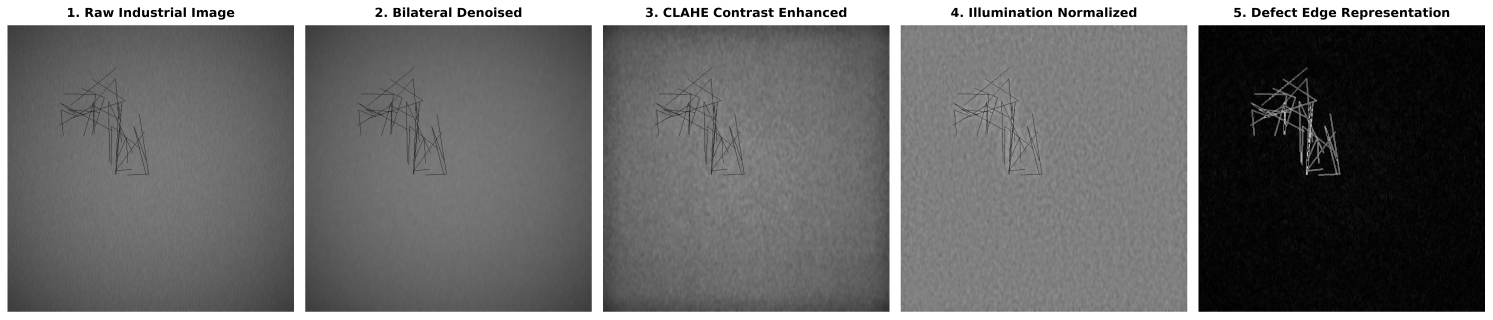
#> input picture assignment-project/results/graphs/preprocessing_pipeline_stages.png, 5970 x 1277 px (shown at 1/4 size)
$ python -i preprocess.py   (imports and definitions only)   (older library calls are emulated)
#> lines starting #> are read from the running program, lines starting #| are printed output that depends on the picture; after the words box and inside, x2 and y2 are one past the last pixel; in counts of white or black regions, pixels touching at a corner belong together
"""
Industrial Image Preprocessing & Enhancement Module
Computer Vision Defect Detection System

This module handles:
1. Illumination variation compensation (CLAHE - Contrast Limited Adaptive Histogram Equalization).
2. High-frequency sensor noise suppression (Bilateral Filtering & Gaussian Denoising).
3. Image aspect ratio preservation and spatial letterboxing.
4. Feature map extraction and edge enhancement.
5. Visual pipeline comparison for assignment documentation.
"""

import os
import cv2
import numpy as np
import matplotlib.pyplot as plt
from pathlib import Path


class IndustrialImagePreprocessor:
    """
    Standardized preprocessing pipeline tailored for industrial surface inspection.
    Addresses environmental factory factors: uneven lighting, oil film glares, sensor thermal noise.
    """

    def __init__(self, target_size=(640, 640), clip_limit=2.5, tile_grid_size=(8, 8)):
        """
        Initialize preprocessor with standard parameters.
        :param target_size: Target (width, height) for YOLO model input.
        :param clip_limit: Threshold for contrast limiting in CLAHE.
        :param tile_grid_size: Grid size for local histogram equalization.
        """
#> in generate_preprocessing_visual_report, img is the input picture: shape (1277, 5970, 3); mean B, G, R 109, 109, 109
        self.target_size = target_size
        self.clip_limit = clip_limit
        self.tile_grid_size = tile_grid_size
        self.clahe = cv2.createCLAHE(clipLimit=self.clip_limit, tileGridSize=self.tile_grid_size)

    def apply_denoising(self, image: np.ndarray, method="bilateral") -> np.ndarray:
        """
        Applies edge-preserving filtering to eliminate camera sensor grain and high-frequency noise.
        Bilateral filter is preferred because it smooths flat regions while preserving sharp defect edges.
        """
#> called with method = 'bilateral'
        if method == "bilateral":
            # d: diameter of pixel neighborhood, sigmaColor: filter sigma in color space, sigmaSpace: filter sigma in coordinate space
            if len(image.shape) == 3:
                return cv2.bilateralFilter(image, d=7, sigmaColor=75, sigmaSpace=75)
            else:
                return cv2.bilateralFilter(image, d=7, sigmaColor=75, sigmaSpace=75)
        elif method == "gaussian":
            return cv2.GaussianBlur(image, (5, 5), sigmaX=1.2)
        return image

    def apply_clahe(self, image: np.ndarray) -> np.ndarray:
        """
        Applies Contrast Limited Adaptive Histogram Equalization (CLAHE).
        Compensates for non-uniform factory illumination, shadows, and reflection highlights.
        """
        if len(image.shape) == 3:
            # Convert to LAB color space to equalize only Lightness (L channel)
            lab = cv2.cvtColor(image, cv2.COLOR_BGR2LAB)
#> lab: shape (1277, 5970, 3); mean of channels 0, 1, 2 114.4, 128, 128
            l_channel, a_channel, b_channel = cv2.split(lab)
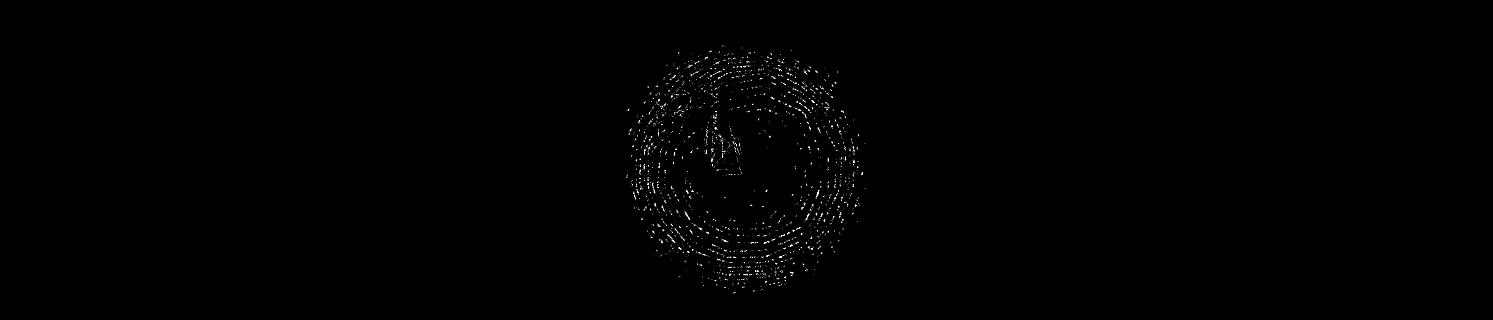
#> b_channel: shape (1277, 5970) (shown at 1/4 size); values 128 (black) and 129 (white), 0.11% white in thin lines or dots, all inside (x1, y1, x2, y2) = (2506, 183, 3462, 1173)
            l_enhanced = self.clahe.apply(l_channel)
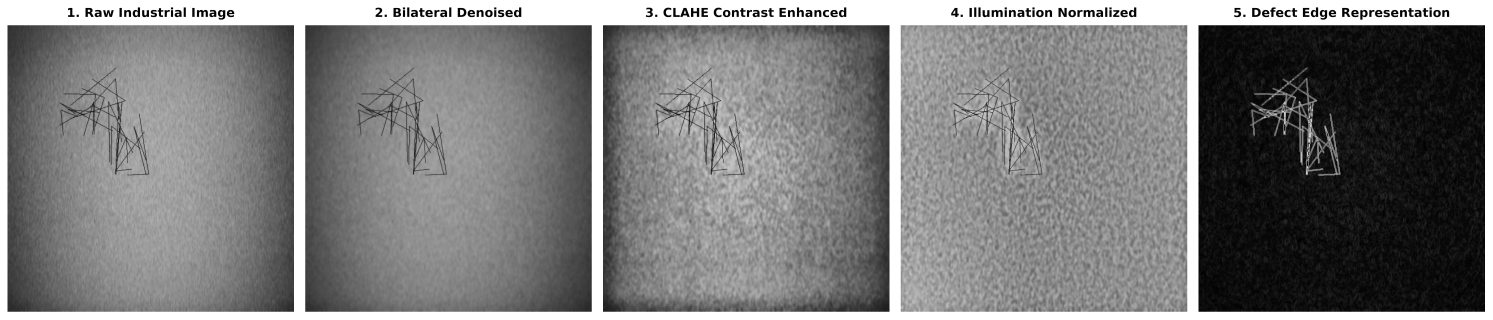
#> l_enhanced: shape (1277, 5970) (shown at 1/4 size); min 1, max 255, mean 123.8
            lab_enhanced = cv2.merge([l_enhanced, a_channel, b_channel])
#> lab_enhanced: shape (1277, 5970, 3); mean of channels 0, 1, 2 123.8, 128, 128
            return cv2.cvtColor(lab_enhanced, cv2.COLOR_LAB2BGR)
        else:
            return self.clahe.apply(image)

    def normalize_illumination(self, image: np.ndarray) -> np.ndarray:
        """
        Corrects low-frequency illumination gradients using background division.
        Useful when strong light sources cause bright spots on metallic surfaces.
        """
        if len(image.shape) == 3:
            gray = cv2.cvtColor(image, cv2.COLOR_BGR2GRAY)
        else:
            gray = image.copy()

        # Large Gaussian kernel estimates the low-frequency illumination background
        background = cv2.GaussianBlur(gray, (51, 51), sigmaX=0)
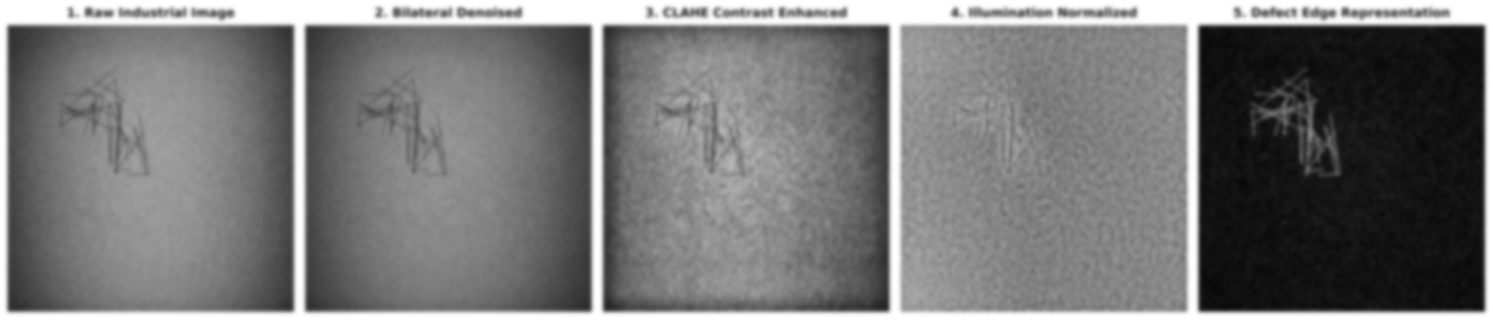
#> background: shape (1277, 5970) (shown at 1/4 size); min 8, max 255, mean 118.8
        # Avoid division by zero
        background = np.maximum(background, 1)
        normalized = np.clip((gray.astype(np.float32) / background.astype(np.float32)) * 128.0, 0, 255).astype(np.uint8)
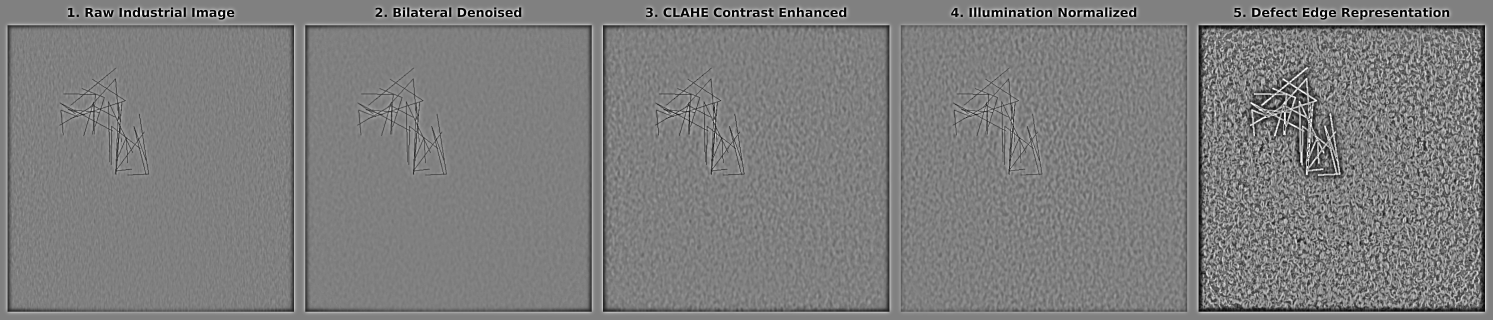
#> normalized: shape (1277, 5970) (shown at 1/4 size); min 1, max 255, mean 125.9

        if len(image.shape) == 3:
            return cv2.cvtColor(normalized, cv2.COLOR_GRAY2BGR)
        return normalized

    def letterbox_resize(self, image: np.ndarray, new_shape=(640, 640), color=(114, 114, 114)) -> np.ndarray:
        """
        Resizes image while preserving aspect ratio using padding (letterboxing).
        Prevents geometrical distortion of defect features.
        """
        shape = image.shape[:2]  # current shape [height, width]
        if isinstance(new_shape, int):
            new_shape = (new_shape, new_shape)

        # Scale ratio (new / old)
        r = min(new_shape[0] / shape[0], new_shape[1] / shape[1])

        # Compute padding
        new_unpad = int(round(shape[1] * r)), int(round(shape[0] * r))
        dw, dh = new_shape[1] - new_unpad[0], new_shape[0] - new_unpad[1]  # wh padding
        dw /= 2  # divide padding into 2 sides
        dh /= 2

        if shape[::-1] != new_unpad:  # resize
            image = cv2.resize(image, new_unpad, interpolation=cv2.INTER_LINEAR)

        top, bottom = int(round(dh - 0.1)), int(round(dh + 0.1))
        left, right = int(round(dw - 0.1)), int(round(dw + 0.1))

        image = cv2.copyMakeBorder(image, top, bottom, left, right, cv2.BORDER_CONSTANT, value=color)
        return image

    def preprocess_pipeline(self, image: np.ndarray, enhance_contrast: bool = True, denoise: bool = True) -> np.ndarray:
        """
        Executes the complete industrial preprocessing sequence.
        """
        processed = image.copy()
        if denoise:
            processed = self.apply_denoising(processed, method="bilateral")
        if enhance_contrast:
            processed = self.apply_clahe(processed)
        return processed


def generate_preprocessing_visual_report(image_path: str, save_path: str):
    """
    Generates a multi-stage visual comparison grid demonstrating preprocessing stages.
    Crucial deliverable for the assignment's 'Solution / Methodology' and 'Results' sections.
    """
    preprocessor = IndustrialImagePreprocessor()

    img = cv2.imread(image_path)
    if img is None:
        print(f"[!] Cannot read image at {image_path}")
        return

    img_rgb = cv2.cvtColor(img, cv2.COLOR_BGR2RGB)

    # 1. Denoised
    denoised = preprocessor.apply_denoising(img, method="bilateral")
    denoised_rgb = cv2.cvtColor(denoised, cv2.COLOR_BGR2RGB)

    # 2. CLAHE enhanced
    clahe_img = preprocessor.apply_clahe(denoised)
    clahe_rgb = cv2.cvtColor(clahe_img, cv2.COLOR_BGR2RGB)

    # 3. Illumination Normalized
    norm_img = preprocessor.normalize_illumination(clahe_img)
    norm_rgb = cv2.cvtColor(norm_img, cv2.COLOR_BGR2RGB)

    # 4. Edge Highlight (Sobel Magnitude)
    gray = cv2.cvtColor(clahe_img, cv2.COLOR_BGR2GRAY)
    sobelx = cv2.Sobel(gray, cv2.CV_64F, 1, 0, ksize=3)
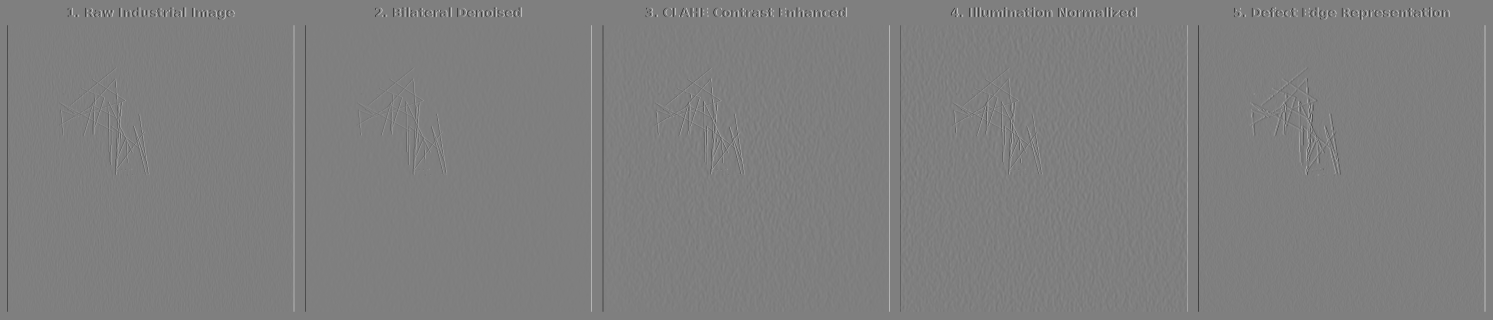
#> sobelx: shape (1277, 5970) float64 (shown at 1/4 size); min -1012, max 1012, mean 0; drawn with min black and max white
    sobely = cv2.Sobel(gray, cv2.CV_64F, 0, 1, ksize=3)
    edge_mag = np.sqrt(sobelx**2 + sobely**2)
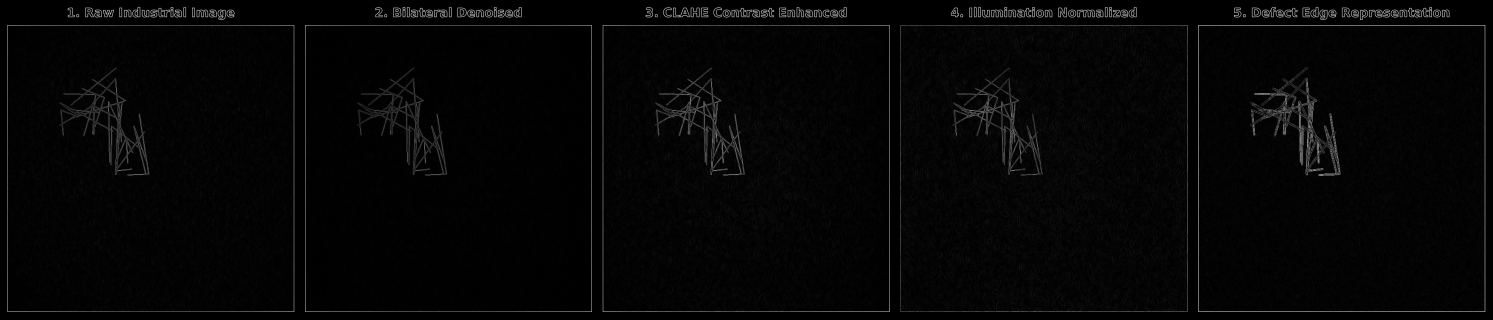
#> edge_mag: shape (1277, 5970) float64 (shown at 1/4 size); min 0, max 1086.3, mean 25.9; drawn with min black and max white
    edge_mag = np.clip((edge_mag / edge_mag.max()) * 255.0, 0, 255).astype(np.uint8)

    # Plotting
    fig, axes = plt.subplots(1, 5, figsize=(20, 4.5))

    stages = [
        ("1. Raw Industrial Image", img_rgb, None),
        ("2. Bilateral Denoised", denoised_rgb, None),
        ("3. CLAHE Contrast Enhanced", clahe_rgb, None),
        ("4. Illumination Normalized", norm_rgb, None),
        ("5. Defect Edge Representation", edge_mag, 'gray')
    ]

    for ax, (title, img_data, cmap) in zip(axes, stages):
        if cmap:
            ax.imshow(img_data, cmap=cmap)
        else:
            ax.imshow(img_data)
        ax.set_title(title, fontsize=12, fontweight='bold', pad=8)
        ax.axis('off')
#> this loop made 5 passes
#> (title, cmap) on passes 1 to 5: ('1. Raw Industrial Image', None), ('2. Bilateral Denoised', None), ('3. CLAHE Contrast Enhanced', None), ('4. Illumination Normalized', None), ('5. Defect Edge Representation', 'gray')

    plt.tight_layout()
    Path(save_path).parent.mkdir(parents=True, exist_ok=True)
    plt.savefig(save_path, dpi=300, bbox_inches='tight')
    plt.close()
    print(f"[OK] Preprocessing visual report saved to: {save_path}")


# [11 lines not run here, left out]

>>> result = generate_preprocessing_visual_report('../results/graphs/preprocessing_pipeline_stages.png', 'out.png')
